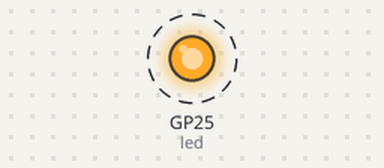
The program below on a simulated Raspberry Pi Pico running MicroPython. Shown: output pins drawn as LEDs (lit = HIGH). Dashed ring = blinking. What the program prints to the serial console is not drawn.

Above: at 0.12 s.
Timing chart, 0 to 3.0 s (numbered marks = the images above):
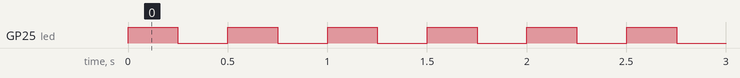

The program:

main.py
```python
# blink — tests assert (BT63): the Pico's LED (GP25) toggles every 250 ms; each toggle's count
# goes to USB serial.
import time
from machine import Pin

led = Pin("LED", Pin.OUT)
n = 0
while True:
    led.toggle()
    print("blink", n)
    n += 1
    time.sleep_ms(250)
```

Measured:
- by itself, GP25 (led): alternates HIGH for 0.25 s and LOW for 0.25 s
